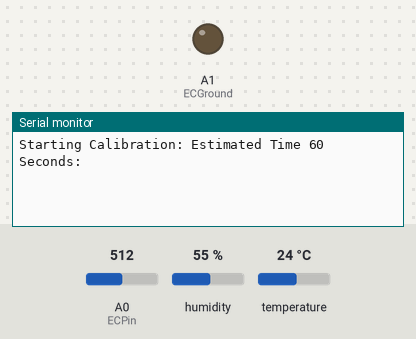
Bench run of a sketch on a simulated Arduino Uno, built with avr-gcc and run on an emulated ATmega328P. On the bench: output pins drawn as LEDs (lit = HIGH), the last lines printed to the serial monitor. Inputs (shaded band) come from the test bench; at power-on: temperature 24 °C, A0 (ECPin) = 512, humidity 55 %. Pins used as bus, display or sensor lines are not drawn.

Above: at 3.4 s.
3.5 s: temperature set to 12 °C
At 8.0 s:
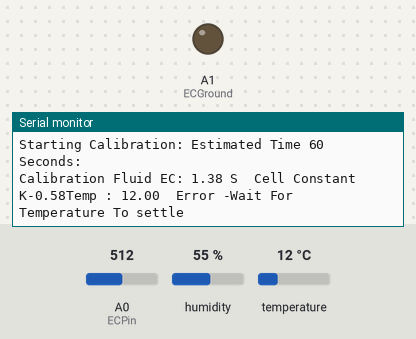
At 13.9 s:
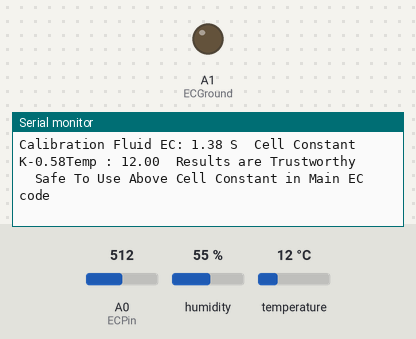

The sketch:

Conductivity_temp.ino
```cpp
#include "DHT.h"

//************************* User Defined Variables ********************************************************//

float CalibrationEC=1.38; //EC value of Calibration solution is s/cm

//##################################################################################
//-----------  Do not Replace R1 with a resistor lower than 300 ohms    ------------
//##################################################################################


int R1= 100000;
int Ra=25; //Resistance of powering Pins
int ECPin= A0;
int ECGround=A1;
int ECPower =A4;


//*************Compensating for temperature ************************************//
//The value below will change depending on what chemical solution we are measuring
//0.019 is generaly considered the standard for plant nutrients [google "Temperature compensation EC" for more info
float TemperatureCoef = 0.019; //this changes depending on what chemical we are measuring


//************ Temp Probe Related *********************************************//
#define DHTPIN 5
#define DHTTYPE DHT11   // DHT 11
DHT dht(DHTPIN, DHTTYPE);

//***************************** END Of Recomended User Inputs *****************************************************************//
float TemperatureFinish=0;
float TemperatureStart=0;
float EC=0;
int ppm =0;


float raw= 0;
float Vin= 5;
float Vdrop= 0;
float Rc= 0;
float K=0;


int i=0;
float buffer=0;


//*********************************Setup - runs Once and sets pins etc ******************************************************//
void setup()
{
  Serial.begin(9600);
  pinMode(ECPin,INPUT);
  pinMode(ECPower,OUTPUT);//Setting pin for sourcing current
  pinMode(ECGround,OUTPUT);//setting pin for sinking current
  digitalWrite(ECGround,LOW);//We can leave the ground connected permanantly

  delay(100);// gives sensor time to settle
  dht.begin();
  delay(100);
  //** Adding Digital Pin Resistance to [25 ohm] to the static Resistor *********//
  // Consule Read-Me for Why, or just accept it as true
  R1=(R1+Ra);

  Serial.println("Starting Calibration: Estimated Time 60 Seconds:");
  delay(2000);
};

//Moved Heavy Work To subroutines so you can call them from main loop without cluttering the main loop
void loop()
{
  i=1;
  buffer=0;
  TemperatureStart = dht.readTemperature();//Stores Value in Variable


//************Estimates Resistance of Liquid ****************//
  while(i<=1  ){
    digitalWrite(ECPower,HIGH);
    raw= analogRead(ECPin);
    raw= analogRead(ECPin);// This is not a mistake, First reading will be low
    digitalWrite(ECPower,LOW);
    buffer=buffer+raw;
    i++;
    delay(5000);
  };
  raw=(buffer/10);


  TemperatureFinish = dht.readTemperature(); //Stores Value in Variable


  //*************Compensating For Temperaure********************//
  EC =CalibrationEC*(1+(TemperatureCoef*(TemperatureFinish-25.0))) ;

//***************** Calculates R relating to Calibration fluid **************************//
  Vdrop= (((Vin)*(raw))/1024.0);
  Rc=(Vdrop*R1)/(Vin-Vdrop);
  Rc=Rc-Ra;
  K= 1000/(Rc*EC);

  Serial.print("Calibration Fluid EC: ");
  Serial.print(CalibrationEC);
  Serial.print(" S  ");  //add units here
  Serial.print("Cell Constant K");
  Serial.print(K);
  Serial.print("Temp : ");
  Serial.print(dht.readTemperature());

  if (TemperatureStart==TemperatureFinish){
    Serial.println("  Results are Trustworthy");
    Serial.println("  Safe To Use Above Cell Constant in Main EC code");

  }
  else{
    Serial.println("  Error -Wait For Temperature To settle");

  }
}
//************************************** End Of Main Loop **********************************************************************//
```

Measured:
- after the input at 3.5 s, the serial monitor: prints a new line after 3.7 s (image 1)
